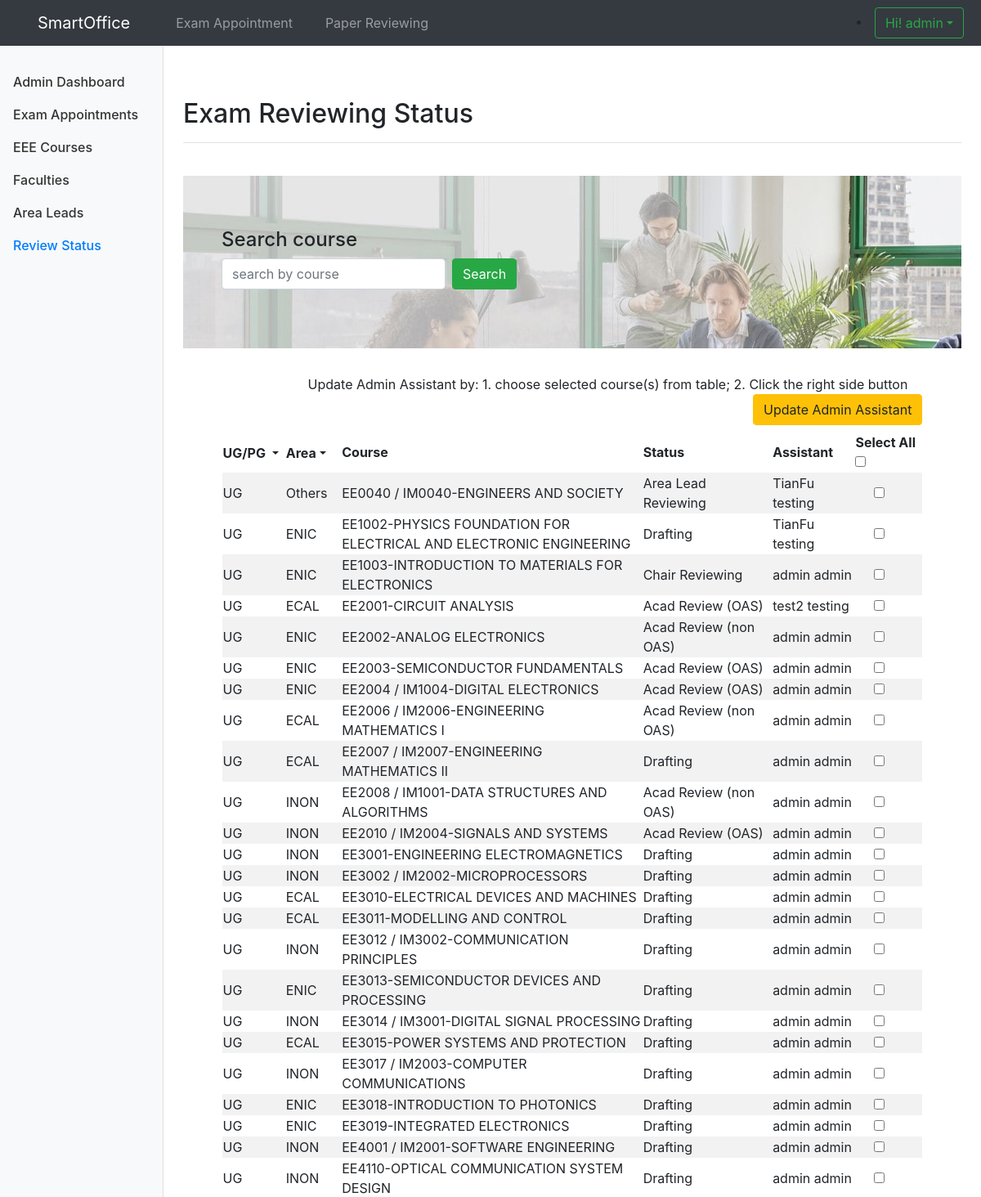
/scy/modify_status.php (signed in, upper part), run on the app's committed database.
### tables this page shows
CREATE TABLE `course` (
  `courseid` int(11) NOT NULL,
  `area` varchar(20) NOT NULL,
  `code` varchar(20) NOT NULL,
  `coursename` varchar(100) NOT NULL,
  `exam` varchar(10) DEFAULT 'yes',
  `offered` varchar(10) DEFAULT 'yes',
  `ugpg` varchar(10) DEFAULT 'ug'
);

CREATE TABLE `status` (
  `statusid` int(11) NOT NULL,
  `status` varchar(50) NOT NULL,
  `deadline` date DEFAULT NULL
);

### scy/modify_status.php (the view, shortened to what this page needs)
<?php
if(!isset($_SESSION["loggedin"]) || !$_SESSION["loggedin"] === true){
    echo "<script> location.href='login.php'; </script>";
    exit;
}
else{
    require_once ("config.php");
    if (isset($_GET['search'])){
        $sql="select * from course where exam='yes' and offered='yes' and (code like '%".$_GET['search']."%' or coursename like '%".$_GET['search']."%')";
    }
    else if (isset($_GET['area'])){
        $sql="select * from course where exam='yes' and offered='yes' and area='".$_GET['area']."';";
    }
    else if (isset($_GET['ugpg'])){
        $sql="select * from course where exam='yes' and offered='yes' and ugpg='".$_GET['ugpg']."';";
    }
    else{
        $sql="select * from course where exam='yes' and offered='yes';";
    }
    $res=mysqli_query($link,$sql);
}
?>
<!doctype html>
<html lang="en">
<head>
    <link href="dist/css/bootstrap.min.css" rel="stylesheet">
    <link href="jumbotron.css" rel="stylesheet">
    <link href="dashboard.css" rel="stylesheet">
</head>
<body>
<?php include 'topnav.php'?>
<div class="container-fluid">
    <div class="row">
        <nav class="col-md-2 d-none d-md-block bg-light sidebar">
            <div class="sidebar-sticky">
                <ul class="nav flex-column">
                    <br>
                    <li class="nav-item">
                        <a class="nav-link" href="dashboard.php">
                            Admin Dashboard
                        </a>
                    </li>
                    <li class="nav-item">
                        <a class="nav-link" href="modify_cem.php">
                            Exam Appointments
                        </a>
                    </li>
                    <li class="nav-item">
                        <a class="nav-link" href="modify_course.php">
                            EEE Courses
                        </a>
                    </li>
                    <li class="nav-item">
                        <a class="nav-link" href="modify_staff.php">
                            Faculties
                        </a>
                    </li>
                    <li class="nav-item">
                        <a class="nav-link" href="modify_arealead.php">
                            Area Leads
                        </a>
                    </li>
                    <li class="nav-item">
                        <a class="nav-link active" href="modify_status.php">
                            Review Status<span class="sr-only">(current)</span>
                        </a>
                    </li>
                </ul>
        </nav>
        <main role="main" class="col-md-9 ml-sm-auto col-lg-10 px-4">
            <div class="d-flex justify-content-between flex-wrap flex-md-nowrap align-items-center pt-3 pb-2 mb-3 border-bottom">
                <h1 class="h2">Exam Reviewing Status</h1>
            </div><br>
            <div class="jumbotron">
                <div class="container">
                    <h4>Search course</h4>
                    <form class="form-inline" action="modify_status.php">
                        <input type="text" class="form-control mb-2 mr-sm-2" id="inlineFormInputName2" placeholder="search by course" name="search">
                        <button type="submit" class="btn btn-success mb-2">Search</button>
                    </form>
                </div>
            </div>
            <form action="modify_status.php" method="post" id="updateadmin">
                <div class="tablenotification">
                    <div align="right">
                        Update Admin Assistant by: 1. choose selected course(s) from table; 2. Click the right side button
                        &nbsp;&nbsp;&nbsp;
                        <a class="btn btn-warning mb-2" data-toggle="modal" data-target="#updateadminassistantmodal">Update Admin Assistant</a>
                    </div>
                    <div class="table-responsive">
                        <table class="table-striped">
                            <thead>
                            <tr>
                                <th scope="col" style="width:9%;">
                                    <div class="btn-group dropdown">
                                        <a class="dropdown-toggle" data-toggle="dropdown" aria-haspopup="true" aria-expanded="false">
                                            UG/PG
                                        </a>
                                    </div>
                                </th>
                                <th scope="col" style="width:8%;">
                                    <div class="btn-group dropdown">
                                        <a class="dropdown-toggle" data-toggle="dropdown" aria-haspopup="true" aria-expanded="false">Area</a>
                                    </div>
                                </th>
                                <th scope="col" style="width:43%;">Course</th>
                                <th scope="col">Status</th>
                                <th scope="col">Assistant</th>
                                <th scope="col">Select All&nbsp;<input type="checkbox" onclick="toggle(this)"></th>
                            </tr>
                            </thead>
                            <tbody>
                            <?php
                            for ($r = 0; $r < $res->num_rows; ++$r) {
                                $row = $res->fetch_assoc();
                                $sqltracking="select * from tracking where courseid=".$row['courseid'].";";
                                $restracking=mysqli_query($link,$sqltracking);
                                $rowtracking = $restracking->fetch_assoc();
                                $sqladmin="select * from login where userid=".$rowtracking['adminid'].";";
                                $resadmin=mysqli_query($link,$sqladmin);
                                $rowadmin = $resadmin->fetch_assoc();
                                $sqlstatus="select * from status where statusid=".$rowtracking['statusid'].";";
                                $resstatus=mysqli_query($link,$sqlstatus);
                                $rowstatus = $resstatus->fetch_assoc();
                                echo <<<_END
                        <tr>
                        <td>{$row['ugpg']}</td>
                        <td>{$row['area']}</td>
                        <td>{$row['code']}-{$row['coursename']}</td>
                        <td>{$rowstatus['status']}</td>
                        <td>{$rowadmin['lastname']} {$rowadmin['firstname']}</td>
                        <td>&nbsp;&nbsp;&nbsp;&nbsp;&nbsp;<input type="checkbox" name="checkcourse[]" value="{$row['courseid']}"></td>
                        </tr>
_END;
                            }
                            ?>
                            </tbody>
                        </table>
                    </div>
                </div>
            </form>
        </main>
    </div>
</div>
</body>
</html>

### scy/jumbotron.css (style rules this page uses)
body { padding-top: 3.5rem; }
.tablenotification { margin: auto; width: 90%; }

### scy/dashboard.css (style rules this page uses)
.sidebar { position: fixed; top: 0; bottom: 0; left: 0; z-index: 100; padding: 48px 0 0; box-shadow: inset -1px 0 0 rgba(0, 0, 0, .1); }
.sidebar-sticky { position: relative; top: 0; height: calc(100vh - 48px); padding-top: .5rem; overflow-x: hidden; overflow-y: auto; }
.sidebar .nav-link { font-weight: 500; color: #333; }
.sidebar .nav-link.active { color: #007bff; }
[role="main"] { padding-top: 48px; }

### data on the page
course: ugpg "UG", area "Others", code "EE0040 / IM0040", coursename "ENGINEERS AND SOCIETY", status.status "Area Lead Reviewing", login.lastname "TianFu", login.firstname "testing"
course: ugpg "UG", area "ENIC", code "EE1002", coursename "PHYSICS FOUNDATION FOR ELECTRICAL AND ELECTRONIC ENGINEERING", status.status "Drafting", login.lastname "TianFu", login.firstname "testing"
course: ugpg "UG", area "ENIC", code "EE1003", coursename "INTRODUCTION TO MATERIALS FOR ELECTRONICS", status.status "Chair Reviewing", login.lastname "admin", login.firstname "admin"
course: ugpg "UG", area "ECAL", code "EE2001", coursename "CIRCUIT ANALYSIS", status.status "Acad Review (OAS)", login.lastname "test2", login.firstname "testing"
course: ugpg "UG", area "ENIC", code "EE2002", coursename "ANALOG ELECTRONICS", status.status "Acad Review (non OAS)", login.lastname "admin", login.firstname "admin"
course: ugpg "UG", area "ENIC", code "EE2003", coursename "SEMICONDUCTOR FUNDAMENTALS", status.status "Acad Review (OAS)", login.lastname "admin", login.firstname "admin"
course: ugpg "UG", area "ENIC", code "EE2004 / IM1004", coursename "DIGITAL ELECTRONICS", status.status "Acad Review (OAS)", login.lastname "admin", login.firstname "admin"
course: ugpg "UG", area "ECAL", code "EE2006 / IM2006", coursename "ENGINEERING MATHEMATICS I", status.status "Acad Review (non OAS)", login.lastname "admin", login.firstname "admin"
course: ugpg "UG", area "ECAL", code "EE2007 / IM2007", coursename "ENGINEERING MATHEMATICS II", status.status "Drafting", login.lastname "admin", login.firstname "admin"
course: ugpg "UG", area "INON", code "EE2008 / IM1001", coursename "DATA STRUCTURES AND ALGORITHMS", status.status "Acad Review (non OAS)", login.lastname "admin", login.firstname "admin"
course: ugpg "UG", area "INON", code "EE2010 / IM2004", coursename "SIGNALS AND SYSTEMS", status.status "Acad Review (OAS)", login.lastname "admin", login.firstname "admin"
course: ugpg "UG", area "INON", code "EE3001", coursename "ENGINEERING ELECTROMAGNETICS", status.status "Drafting", login.lastname "admin", login.firstname "admin"
course: ugpg "UG", area "INON", code "EE3002 / IM2002", coursename "MICROPROCESSORS", status.status "Drafting", login.lastname "admin", login.firstname "admin"
course: ugpg "UG", area "ECAL", code "EE3010", coursename "ELECTRICAL DEVICES AND MACHINES", status.status "Drafting", login.lastname "admin", login.firstname "admin"
course: ugpg "UG", area "ECAL", code "EE3011", coursename "MODELLING AND CONTROL", status.status "Drafting", login.lastname "admin", login.firstname "admin"
course: ugpg "UG", area "INON", code "EE3012 / IM3002", coursename "COMMUNICATION PRINCIPLES", status.status "Drafting", login.lastname "admin", login.firstname "admin"
course: ugpg "UG", area "ENIC", code "EE3013", coursename "SEMICONDUCTOR DEVICES AND PROCESSING", status.status "Drafting", login.lastname "admin", login.firstname "admin"
course: ugpg "UG", area "INON", code "EE3014 / IM3001", coursename "DIGITAL SIGNAL PROCESSING", status.status "Drafting", login.lastname "admin", login.firstname "admin"
course: ugpg "UG", area "ECAL", code "EE3015", coursename "POWER SYSTEMS AND PROTECTION", status.status "Drafting", login.lastname "admin", login.firstname "admin"
course: ugpg "UG", area "INON", code "EE3017 / IM2003", coursename "COMPUTER COMMUNICATIONS", status.status "Drafting", login.lastname "admin", login.firstname "admin"
course: ugpg "UG", area "ENIC", code "EE3018", coursename "INTRODUCTION TO PHOTONICS", status.status "Drafting", login.lastname "admin", login.firstname "admin"
course: ugpg "UG", area "ENIC", code "EE3019", coursename "INTEGRATED ELECTRONICS", status.status "Drafting", login.lastname "admin", login.firstname "admin"
course: ugpg "UG", area "INON", code "EE4001 / IM2001", coursename "SOFTWARE ENGINEERING", status.status "Drafting", login.lastname "admin", login.firstname "admin"
course: ugpg "UG", area "INON", code "EE4110", coursename "OPTICAL COMMUNICATION SYSTEM DESIGN", status.status "Drafting", login.lastname "admin", login.firstname "admin"

### other printed values
$_SESSION['username'] "admin"
